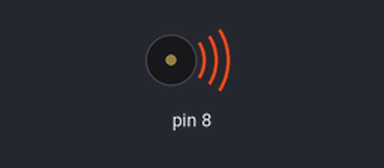
The sketch below on a simulated Arduino Uno, built with avr-gcc and run on an emulated ATmega328P. On the bench: buzzer (waves = sounding).

Above: at 0.12 s.
At 4.5 s:
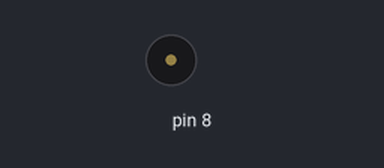
Timing chart, 0 to 11.1 s (numbered marks = the images above):
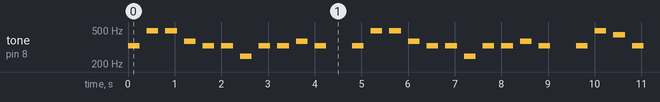

Measured:
- by itself, tone on pin 8: plays 329 Hz for 0.25 s, 493 Hz for 0.25 s, 493 Hz for 0.25 s, 370 Hz for 0.25 s, 329 Hz for 0.25 s, 329 Hz for 0.25 s … (305 notes in this stretch)

The sketch:

MyFavoriteThings.ino
```cpp
// F대신 F#

#define E1 329.60
#define B1 493.9
#define F1 370.0
#define B0 246.9
#define A1 440.0
#define D1 293.7
#define G1 392,0
#define C1 261.6
#define Eb 311.1
#define Empty 0

int melody[] = {
  E1, B1, B1, F1, E1, E1, B0, E1, E1, F1 ,E1, Empty,
  E1, B1, B1, F1, E1, E1, B0, E1, E1, F1, E1, Empty,
  E1, B1, A1, E1, F1, D1, D1, A1, G1, C1,
  B0, C1, D1, E1, F1, G1, A1, B1, A1, Eb,
  Empty
};

int noteDurations[] = {
  4, 4, 4,
  4, 4, 4,
  4, 4, 4,
  4, 4, 4,
  4, 4, 4,
  4, 4, 4,
  4, 4, 4,
  4, 4, 4,
  4, 4, 4,
  4, 4, 4,
  4, 4, 4,
  12,
  4, 4, 4,
  4, 4, 4,
  4, 4, 4,
  12, 900
    };

void setup() {
  pinMode(8, OUTPUT);
}

void loop() {
  for (int i = 0; i < sizeof(melody) / sizeof(melody[0]); i++) {
    int duration = 1000 / noteDurations[i];
    tone(8, melody[i], duration);
    delay(duration * 1.60);
    noTone(8);
  }
}
```
